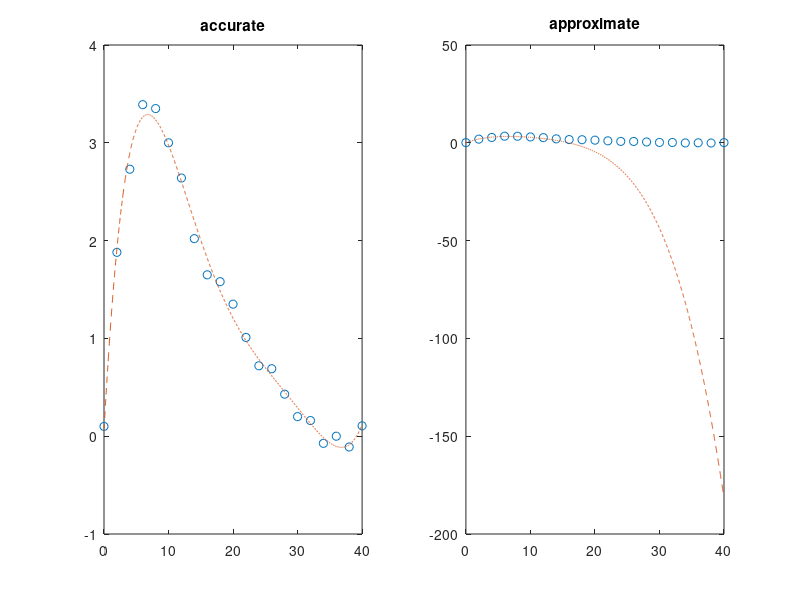

The MATLAB script that drew this image:
clear
clc
format long;
x=[0:2:40];
y=[0.10,1.88,2.73,3.39,3.35,3.00,2.64,...
2.02,1.65,1.58,1.35,1.01,0.72,0.69,...
0.43,0.20,0.16,-0.073,0,-0.11,0.106];
xp=[0:0.02:40];
poly1=polyfit(x,y,6);

subplot(1,2,1)
plot(x,y,'o',xp,polyval(poly1,xp),'--'),title('accurate')

poly2 = round(poly1*100000)/100000;
subplot(1,2,2)
plot(x,y,'o',xp,polyval(poly2,xp),'--'),title('approximate')